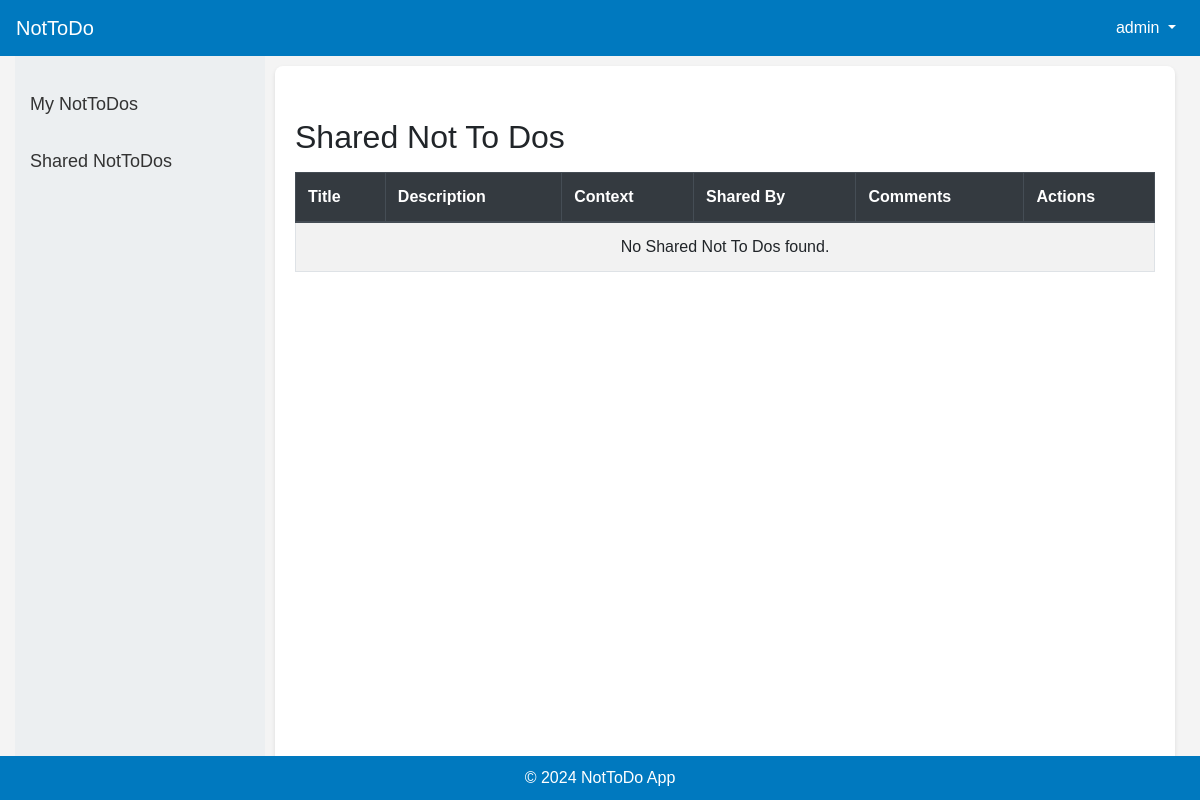
The page /nottodos/shared/ (signed in) on the database as committed earlier.
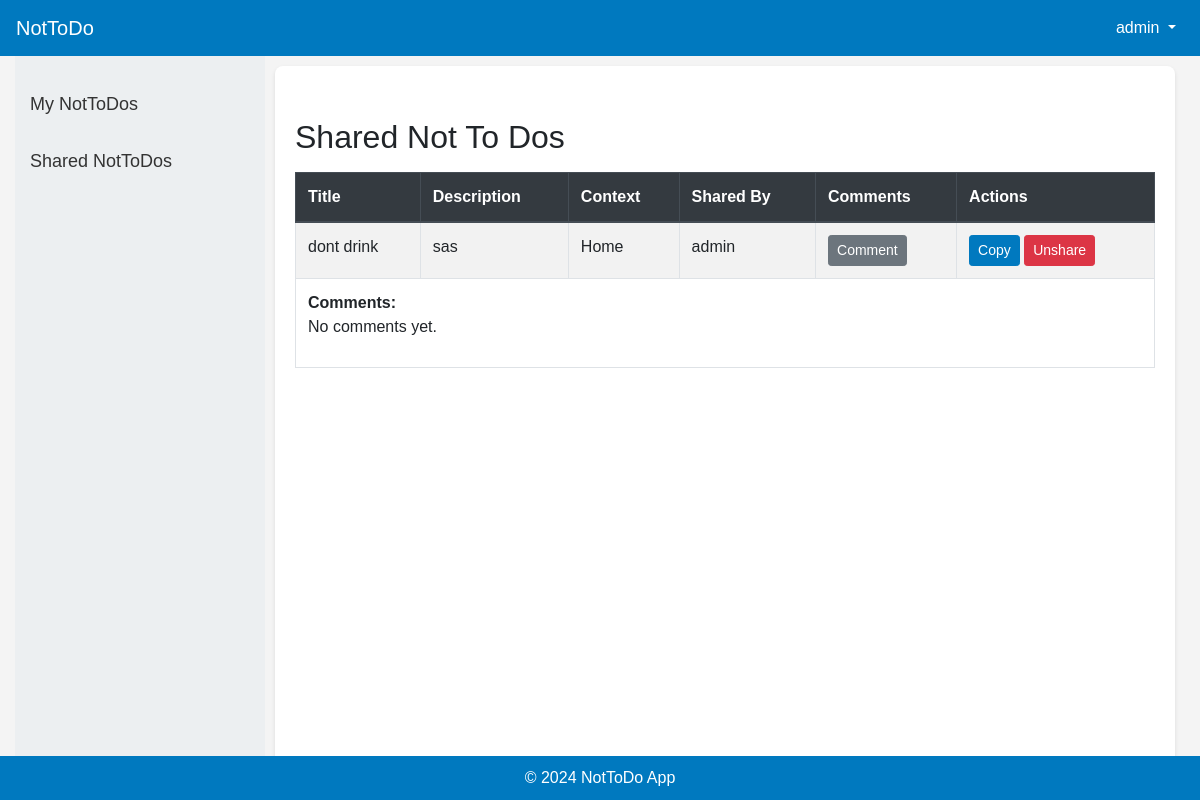
The same page on the database as committed later.
### nottodo/models.py (models this page shows, shortened)
class SharedNotToDo(models.Model):
    nottodo = models.ForeignKey(NotToDo, on_delete=models.CASCADE, related_name='shared_nottodos')
    shared_with = models.ForeignKey(User, on_delete=models.CASCADE)
    created_at = models.DateTimeField(default=timezone.now)

class NotToDo(models.Model):
    user = models.ForeignKey(User, on_delete=models.CASCADE)
    title = models.CharField(max_length=255)
    description = models.TextField(blank=True, null=True)
    context = models.CharField(max_length=50, choices=[('Home', 'Home'), ('Work', 'Work'), ('Other', 'Other')])
    scheduled_start_time = models.DateTimeField(blank=True, null=True)
    scheduled_end_time = models.DateTimeField(blank=True, null=True)
    repeat = models.CharField(max_length=50, choices=[('None', 'None'), ('Daily', 'Daily'), ('Weekly', 'Weekly'), ('Monthly', 'Monthly')], default='None')
    created_at = models.DateTimeField(default=timezone.now)
    updated_at = models.DateTimeField(auto_now=True)

### nottodo/views.py (the view)
# urls.py: path('nottodos/shared/', views.list_shared_nottodos, name='list_shared_nottodos'),
@login_required
def list_shared_nottodos(request):
    shared_nottodos = SharedNotToDo.objects.filter(shared_with=request.user).prefetch_related('comments')
    return render(request, 'list_shared_nottodos.html', {'shared_nottodos': shared_nottodos})

### nottodo/templates/list_shared_nottodos.html (shortened to what this page needs)
{% extends 'base.html' %}
{% block content %}
<div class="row">
    <div class="col-md-12">
        <h2 class="mt-4">Shared Not To Dos</h2>
        <table class="table table-bordered table-striped table-hover mt-3">
            <thead class="thead-dark">
                <tr>
                    <th>Title</th>
                    <th>Description</th>
                    <th>Context</th>
                    <th>Shared By</th>
                    <th>Comments</th>
                    <th>Actions</th>
                </tr>
            </thead>
            <tbody>
                {% for shared_nottodo in shared_nottodos %}
                <tr>
                    <td>{{ shared_nottodo.nottodo.title }}</td>
                    <td>{{ shared_nottodo.nottodo.description }}</td>
                    <td>{{ shared_nottodo.nottodo.context }}</td>
                    <td>{{ shared_nottodo.nottodo.user.username }}</td>
                    <td>
                        <a href="{% url 'add_comment' shared_nottodo.pk %}" class="btn btn-secondary btn-sm">Comment</a>
                    </td>
                    <td>
                        <a href="{% url 'copy_nottodo' shared_nottodo.nottodo.pk %}" class="btn btn-primary btn-sm">Copy</a>
                        <a href="{% url 'unshare_nottodo' shared_nottodo.pk %}" class="btn btn-danger btn-sm">Unshare</a>
                    </td>
                </tr>
                <tr>
                    <td colspan="6">
                        <strong>Comments:</strong>
                        {% if shared_nottodo.comments.all %}
                            <ul>
                                {% for comment in shared_nottodo.comments.all %}
                                <li>{{ comment.user.username }}: {{ comment.text }} ({{ comment.created_at }})</li>
                                {% endfor %}
                            </ul>
                        {% else %}
                            <p>No comments yet.</p>
                        {% endif %}
                    </td>
                </tr>
                {% empty %}
                <tr>
                    <td colspan="6" class="text-center">No Shared Not To Dos found.</td>
                </tr>
                {% endfor %}
            </tbody>
        </table>
    </div>
</div>
{% endblock %}

Rows that differ between the two databases and show on the page:
added SharedNotToDo: nottodo "dont drink", nottodo.description "sas", nottodo.context "Home", nottodo.user.username "admin", shows "No comments yet."
Other text that changed with them:
text no longer shown: "No Shared Not To Dos found."
